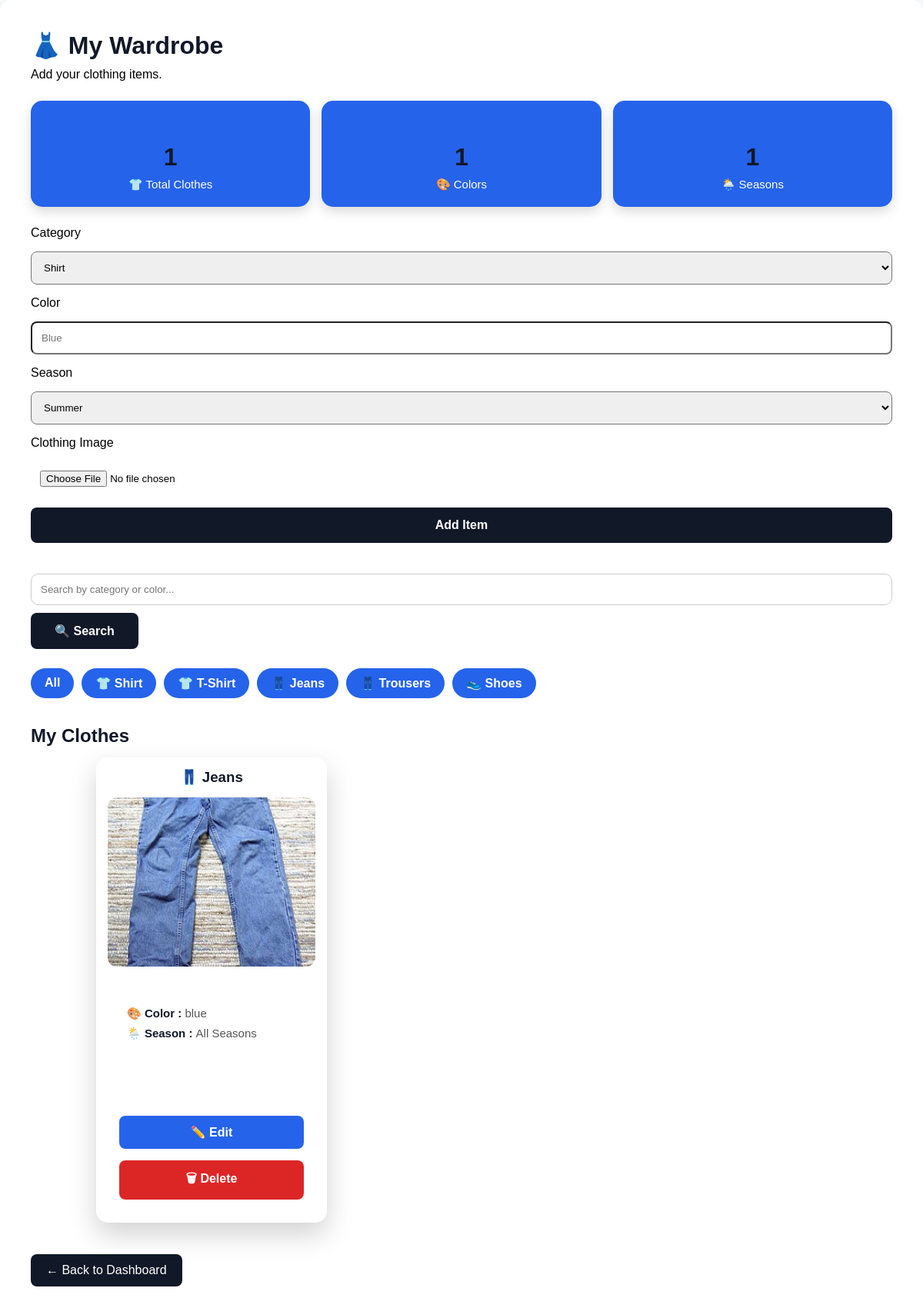
/wardrobe?category=Jeans (signed in), run on the app's committed database.
### tables this page shows
CREATE TABLE wardrobe(
    id INTEGER PRIMARY KEY AUTOINCREMENT,
    category TEXT NOT NULL,
    color TEXT NOT NULL,
    season TEXT NOT NULL,
    image TEXT NOT NULL
);

### app.py (the view, shortened to what this page needs)
@app.route("/wardrobe", methods=["GET", "POST"])
def wardrobe():
    if "name" not in session:
        return redirect(url_for("signin"))
    connection = sqlite3.connect("outfitiq.db")
    cursor = connection.cursor()
    search = request.args.get("search", "")
    category = request.args.get("category", "")
    if search:
        cursor.execute(
            """
            SELECT * FROM wardrobe
            WHERE category LIKE ?
            OR color LIKE ?
            """,
            (f"%{search}%", f"%{search}%")
        )
    elif category:
        cursor.execute(
            """
            SELECT * FROM wardrobe
            WHERE category = ?
            """,
            (category,)
        )
    else:
        cursor.execute("SELECT * FROM wardrobe")
    clothes = cursor.fetchall()
    total_clothes = len(clothes)
    colors = len(set(cloth[2] for cloth in clothes))
    seasons = len(set(cloth[3] for cloth in clothes))
    connection.close()
    return render_template(
        "wardrobe.html",
        clothes=clothes,
        total_clothes=total_clothes,
        colors=colors,
        seasons=seasons
    )

### templates/wardrobe.html (shortened to what this page needs)
<!DOCTYPE html>
<html>
<head>
    <link rel="stylesheet"
          href="{{ url_for('static', filename='wardrobe.css') }}">
</head>
<body>
<div class="container">
    <h1>👗 My Wardrobe</h1>
    <p>Add your clothing items.</p>
    <div class="stats">
        <div class="stat-card">
            <h2>{{ total_clothes }}</h2>
            <p>👕 Total Clothes</p>
        </div>
        <div class="stat-card">
            <h2>{{ colors }}</h2>
            <p>🎨 Colors</p>
        </div>
        <div class="stat-card">
            <h2>{{ seasons }}</h2>
            <p>🌦️ Seasons</p>
        </div>
    </div>
    <form method="POST" enctype="multipart/form-data">
        <label>Category</label>
        <select name="category">
            <option>Shirt</option>
        </select>
        <label>Color</label>
        <input
            type="text"
            name="color"
            placeholder="Blue"
            required
        >
        <label>Season</label>
        <select name="season">
            <option>Summer</option>
        </select>
        <label>Clothing Image</label>
        <input
            type="file"
            name="image"
            accept="image/*"
            required
        >
        <button>Add Item</button>
    </form>
        <form method="GET" class="search-form">
        <input
            type="text"
            name="search"
            placeholder="Search by category or color..."
            value="{{ request.args.get('search','') }}"
        >
        <button type="submit">
            🔍 Search
        </button>
    </form>
    <div class="filters">
        <a href="/wardrobe" class="filter-btn">All</a>
        <a href="/wardrobe?category=Shirt" class="filter-btn">👕 Shirt</a>
        <a href="/wardrobe?category=T-Shirt" class="filter-btn">👕 T-Shirt</a>
        <a href="/wardrobe?category=Jeans" class="filter-btn">👖 Jeans</a>
        <a href="/wardrobe?category=Trousers" class="filter-btn">👖 Trousers</a>
        <a href="/wardrobe?category=Shoes" class="filter-btn">👟 Shoes</a>
    </div>
    <h2>My Clothes</h2>
    <div class="clothes-container">
    {% for cloth in clothes %}
    <div class="cloth-card">
        <h3>👖 {{ cloth[1] }}</h3>
        <img
            src="{{ url_for('static', filename='uploads/' + cloth[4]) }}"
            alt="{{ cloth[1] }}"
            class="cloth-image"
        >
        <div class="info">
            <p><b>🎨 Color : </b> {{ cloth[2] }}</p>
            <p><b>🌦️ Season : </b> {{ cloth[3] }}</p>
        </div>
        <div class="info">
        </div>
        <a href="/edit/{{ cloth[0] }}" class="edit-btn">
            ✏️ Edit
        </a>
        <a href="/delete/{{ cloth[0] }}" class="delete-btn">
            🗑 Delete
        </a>
    </div>
{% endfor %}
</div>
<a href="/dashboard" class="back-btn">← Back to Dashboard</a>
</div>
</body>
</html>

### static/wardrobe.css (style rules this page uses)
:root { --primary:#111827; --accent:#2563eb; --background:#f8fafc; --white:#ffffff; }
* { margin:0; padding:0; box-sizing:border-box; font-family:Arial,sans-serif; }
body { display:flex; justify-content:center; align-items:center; min-height:100vh; background:var(--background); }
.container { width:100%; max-width:1200px; background:white; padding:40px; border-radius:15px; box-shadow:0 10px 25px rgba(0,0,0,.1); }
input, select, button { padding:12px; border-radius:8px; }
button { background:var(--primary); color:white; border:none; cursor:pointer; padding:14px; font-size:16px; font-weight:bold; transition:.3s; }
h2 { margin-bottom:20px; color:var(--primary); }
.clothes-container { display:grid; grid-template-columns:repeat(auto-fill,300px); gap:25px; justify-content:center; }
.cloth-card { background:var(--white); border-radius:15px; overflow:hidden; box-shadow:0 8px 20px rgba(0,0,0,.12); transition:0.3s; padding:15px; transform:translateY(-6px); box-shadow:0 15px 35px rgba(0,0,0,.18); }
.cloth-card img { width:100%; height:220px; object-fit:cover; border-radius:12px; }
.info { padding: 25px; }
.info p { margin:8px 0; color:#555; font-size:15px; }
.info b { color:var(--primary); }
h1 { color:var(--primary); margin-bottom:10px; }
h2 { margin:35px 0 20px; color:var(--primary); }
form { display:flex; flex-direction:column; gap:15px; margin-bottom:40px; }
.back-btn { display:inline-block; margin-top:35px; padding:12px 20px; background:var(--primary); color:white; text-decoration:none; border-radius:8px; transition:.3s; }
.cloth-card h3 { text-align:center; margin-bottom:15px; color:var(--primary); }
.delete-btn { display:block; margin:15px; padding:12px; text-align:center; text-decoration:none; background:#dc2626; color:white; border-radius:8px; font-weight:bold; transition:.3s; }
.edit-btn { display:block; margin:15px; padding:12px; text-align:center; text-decoration:none; background:#2563eb; color:white; border-radius:8px; font-weight:bold; transition:.3s; }
.search-form { display:flex; gap:10px; margin:25px 0; }
.search-form input { flex:1; padding:12px; border:1px solid #ccc; border-radius:10px; }
.search-form button { width:140px; }
.filters { display:flex; flex-wrap:wrap; gap:10px; margin:20px 0; }
.filter-btn { text-decoration:none; background:#2563eb; color:white; padding:10px 18px; border-radius:20px; font-weight:bold; transition:0.3s; }
.stats { display:flex; justify-content:space-between; gap:15px; margin:25px 0; }
.stat-card { flex:1; background:#2563eb; color:white; text-align:center; padding:20px; border-radius:15px; box-shadow:0 6px 15px rgba(0,0,0,.15); }
.stat-card h2 { font-size:32px; margin-bottom:8px; }
.stat-card p { color:white; margin:0; font-size:15px; }
.cloth-image { width:100%; height:220px; object-fit:cover; border-radius:12px; margin-bottom:15px; }

### data on the page
wardrobe: category "Jeans", image+category (picture), color "blue", season "All Seasons"

### other printed values
{{ total_clothes }} "1"
{{ colors }} "1"
{{ seasons }} "1"
